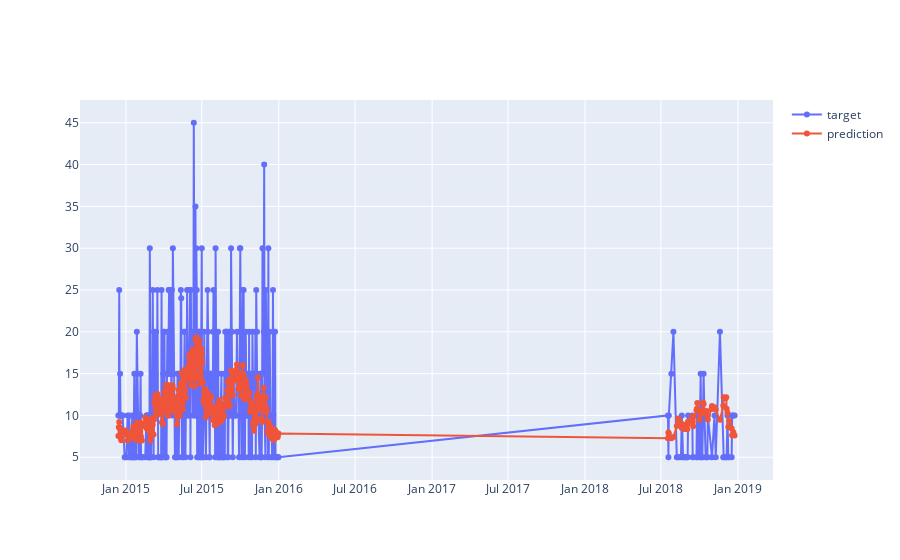

Here is the notebook cell this chart was saved with:
### Code cell
X , Y , maxes  = reshape_timeseries(d.iloc[:, 1:] , [0], window_size = 28 , take_curr = True , scale = True)
ntest_day = 365

nmodel = model(X , Y , learning_rate = 0.002, lstm_layers = [20 ] , lstm_dropout = [.3 ] ,
               dense_layers = [500] , dense_dropout = [.5] , batch_size = 64 , epochs = 20)

# Computing Validation scores : MAE - RMSE - MPE
y_predict = nmodel.predict(X[- ntest_day:]) * maxes
y_true = Y[- ntest_day:] * maxes

evaluate(y_true , y_predict , d.day[-365:])

### Figure 1 — Plotly figure (JSON) as saved in the notebook; plotly's stock layout.template omitted (floating-point values rounded to 4 significant figures; data arrays with more than 128 entries replaced by an {"elided": "..."} marker saying what was removed)
{"data": [{"mode": "lines+markers", "name": "target", "type": "scatter", "x": {"elided": "365 str values"}, "y": {"elided": "365 float values"}}, {"mode": "lines+markers", "name": "prediction", "type": "scatter", "x": {"elided": "365 str values"}, "y": {"elided": "365 float values"}}], "layout": {}}
